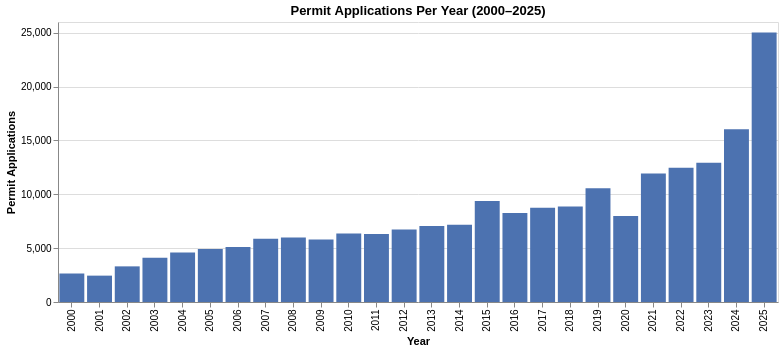

The cell this chart's notebook holds for it:
### Markdown cell above
## 2. Permit Applications Over Time

Year-over-year count of permit applications from 2000 onwards. 2026 is excluded as a partial year (data through May 2026 only).

### Code cell
by_year = (
    df.filter(
        (pl.col("app_year") >= 2000) & (pl.col("app_year") <= 2025)
    )
    .group_by("app_year")
    .agg(pl.len().alias("applications"))
    .sort("app_year")
)

alt.Chart(by_year).mark_bar(color="#4C72B0").encode(
    x=alt.X("app_year:O", title="Year"),
    y=alt.Y("applications:Q", title="Permit Applications"),
    tooltip=["app_year", "applications"],
).properties(title="Permit Applications Per Year (2000\u20132025)", width=720, height=280)

### Figure 1 — Vega-Lite specification as saved in the notebook (floating-point values rounded to 4 significant figures)
{"config": {"view": {"continuousWidth": 300, "continuousHeight": 300}}, "data": {"name": "data-665458895d54ffe1c014c3e5464b26fd"}, "mark": {"type": "bar", "color": "#4C72B0"}, "encoding": {"tooltip": [{"field": "app_year", "type": "quantitative"}, {"field": "applications", "type": "quantitative"}], "x": {"field": "app_year", "title": "Year", "type": "ordinal"}, "y": {"field": "applications", "title": "Permit Applications", "type": "quantitative"}}, "height": 280, "title": "Permit Applications Per Year (2000–2025)", "width": 720, "$schema": "https://vega.github.io/schema/vega-lite/v6.4.1.json", "datasets": {"data-665458895d54ffe1c014c3e5464b26fd": [{"app_year": 2000, "applications": 2646}, {"app_year": 2001, "applications": 2448}, {"app_year": 2002, "applications": 3309}, {"app_year": 2003, "applications": 4107}, {"app_year": 2004, "applications": 4607}, {"app_year": 2005, "applications": 4923}, {"app_year": 2006, "applications": 5111}, {"app_year": 2007, "applications": 5866}, {"app_year": 2008, "applications": 5989}, {"app_year": 2009, "applications": 5801}, {"app_year": 2010, "applications": 6364}, {"app_year": 2011, "applications": 6306}, {"app_year": 2012, "applications": 6735}, {"app_year": 2013, "applications": 7052}, {"app_year": 2014, "applications": 7166}, {"app_year": 2015, "applications": 9368}, {"app_year": 2016, "applications": 8259}, {"app_year": 2017, "applications": 8755}, {"app_year": 2018, "applications": 8873}, {"app_year": 2019, "applications": 10564}, {"app_year": 2020, "applications": 7993}, {"app_year": 2021, "applications": 11921}, {"app_year": 2022, "applications": 12475}, {"app_year": 2023, "applications": 12939}, {"app_year": 2024, "applications": 16046}, {"app_year": 2025, "applications": 25030}]}}
